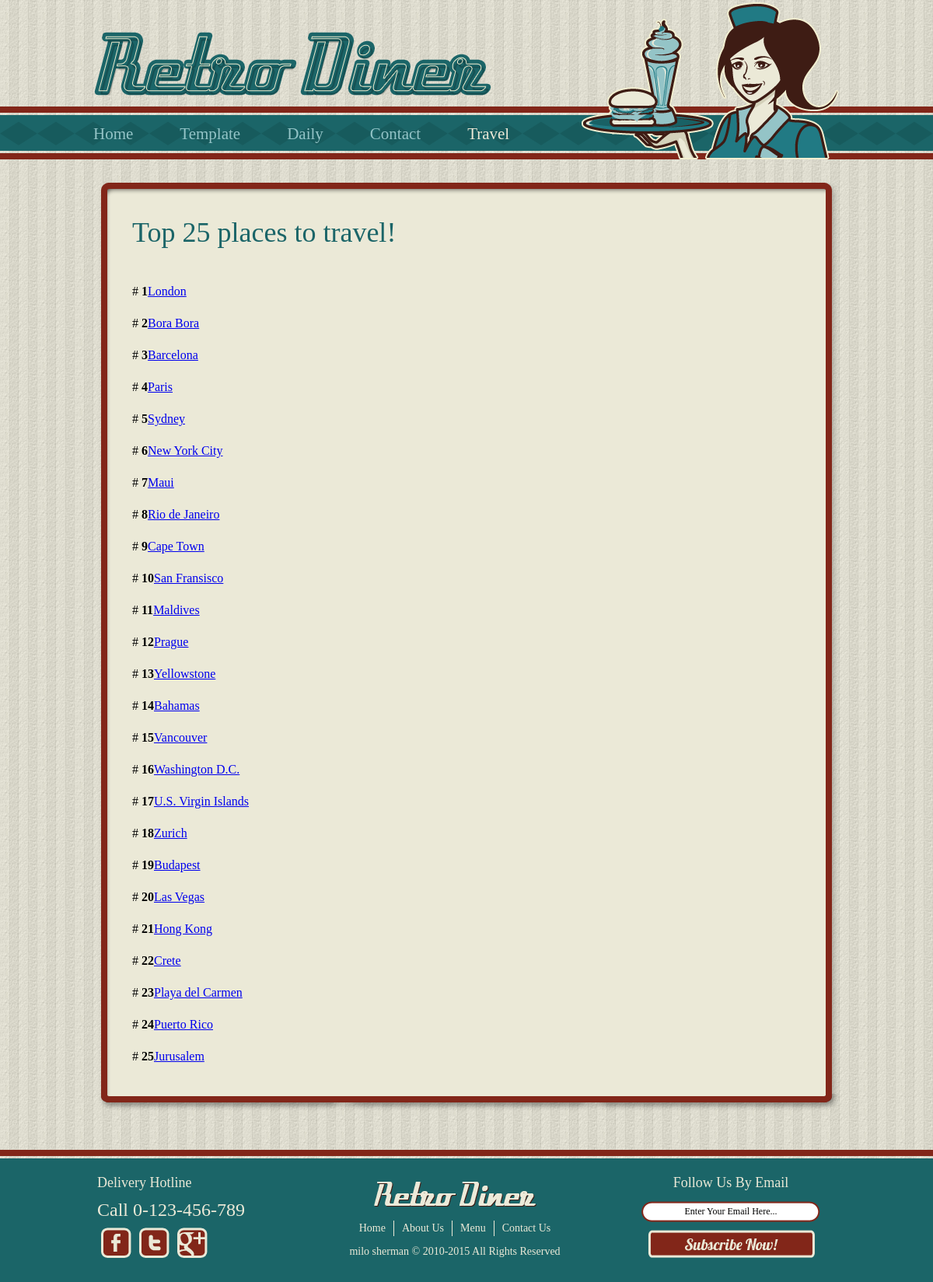
The app's page /travel_list.php with its own data.
### tables this page shows
create table Travel
( TravelID int unsigned not null auto_increment primary key,
Rank int(2),
Location varchar(50),
Why text
);

### travel_list.php (the view, shortened to what this page needs)
<? include 'includes/config.php';?>
<? include 'includes/header.php';?>
<h1><?=$pageID?></h1>
<?php
$sql = "select * from Travel";
$iConn = mysqli_connect(DB_HOST,DB_USER,DB_PASSWORD,DB_NAME);
$result = mysqli_query($iConn,$sql);
if(mysqli_num_rows($result) > 0)
{
    while($row = mysqli_fetch_assoc($result))
    {
    echo '<p>';
    echo '# <b>' . $row['Rank'] . '</b>';
    echo '<a href="travel_view.php?id=' . $row['TravelID'] . '">' . $row['Location'] . '</a>';
    echo '</p>';
}
}else{
    echo '<div>Currently no records</div>';
}
?>
<? include 'includes/footer.php';?>

### includes/header.php (shortened to what this page needs)
<!DOCTYPE html>
<head>
	<link href="css/style.css" rel="stylesheet" type="text/css">
</head>
<body>
	<div id="header">
		<div>
			<a href="index.html"><img class="logo" src="images/logo.png" width="513" height="84" alt="" title=""></a>
			<a href="index.html"><img  src="images/waitress.png" width="332" height="205" alt="" title=""></a>
			<ul class="navigation">
				<?=makeLinks($nav1,'<li>','</li>','<li class="active">')?>
			</ul>
		</div>
	</div>
	<div id="body">
		<div id="content">
			<div>
				<div>

### includes/config.php (shortened to what this page needs)
<?php
switch(THIS_PAGE)
{
   case "travel_list.php":
        $pageID = "Top 25 places to travel!";
        break;
}
$nav1['index.php'] = 'Home';
$nav1['template.php'] = 'Template';
$nav1['daily.php'] = 'Daily';
$nav1['contact.php'] = 'Contact';
$nav1['travel_list.php'] = 'Travel';
function makeLinks($arr,$prefix='',$suffix='',$exception='')
{
    $myReturn = '';
    foreach($arr as $link => $label)
    {
        if(THIS_PAGE == $link)
        {
            $myReturn .= $exception . '<a href="' . $link . '">' . $label . '</a>' .$suffix;
        }else{
            $myReturn .= $prefix . '<a href="' . $link . '">' . $label . '</a>' .$suffix;
        }
    }
    return $myReturn;
}

### includes/footer.php (shortened to what this page needs)
				</div>
			</div>
		</div>
	</div>
	<div id="footer">
		<div>
			<ul>
				<li class="first">
					<h2>Delivery Hotline</h2>
					<h3>Call 0-123-456-789</h3>
					<ul>
						<li>
							<a href="http://www.freewebsitetemplates.com/go/facebook" class="facebook"></a>
						</li>
						<li>
							<a href="http://www.freewebsitetemplates.com/go/twitter" class="twitter"></a>
						</li>
						<li>
							<a href="http://www.freewebsitetemplates.com/go/googleplus" class="googleplus"></a>
						</li>
					</ul>
				</li>
				<li>
					<a href="index.html"><img class="logo" src="images/logo-footer.png" alt=""></a>
					<ul class="navigation">
						<li>
							<a href="index.html">Home</a>
						</li>
						<li>
							<a href="about.html">About Us</a>
						</li>
						<li>
							<a href="menu.html">Menu</a>
						</li>
						<li>
							<a href="contact.html">Contact Us</a>
						</li>
					</ul>
					<span>milo sherman &copy; 2010-<?php echo date('Y'); ?> All Rights Reserved</span>
				</li>
				<li class="last">
					<h2>Follow Us By Email</h2>
					<form action="index.html">
						<input type="text" name="subscribe" value="Enter Your Email Here...">
						<input type="submit" value="">
					</form>
				</li>
			</ul>
		</div>
	</div>
</body>
</html>

### css/style.css (style rules this page uses)
body { margin :0; padding :0; background :url("../images/bg-body.jpg"); line-height :25px; }
a { outline :0; }
img { border :0; }
#header { height :205px; width :100%; background :transparent url("../images/bg-navigation.png"); background-repeat :repeat-x; background-position :bottom; }
#header div { width :960px; margin :0 auto; height :203px; position :relative; }
#header div a img { border :0; float :right; overflow :hidden; }
#header div img.logo { border :0; float :left; overflow :hidden; margin-top :40px; }
#header div ul.navigation { margin :0; padding :0; list-style-type :none; position :absolute; left :0px; top :160px; overflow :hidden; width :620px; }
#header div ul.navigation li { float :left; }
#header div ul.navigation li:first-child a { padding-left :0; }
#header div ul.navigation li a { text-decoration :none; padding :0 30px; color :#ebe9d7; font-family :'Lobster1.4Regular'; font-size :16px; color :#94c4c7; font-size :21px; }
#header div ul.navigation li.active a { color :#ebe9d7; }
#body { width :960px; margin :0 auto; overflow :hidden; }
#body #content { width :960px; margin :30px 0; height :auto; padding-top :18px; background :transparent url("../images/bg-content-top.png"); background-position :center top; background-repeat :no-repeat; }
#body #content div { width :960px; background :transparent url("../images/bg-content-bottom.png"); background-position :center bottom; background-repeat :no-repeat; padding-bottom :22px; }
#body #content div div { width :860px; padding :10px 50px 20px 50px; background :transparent url("../images/bg-content.png"); background-position :center center; background-repeat :repeat-y; }
#body #content div div h1 { font-family :'Lobster1.4Regular'; font-size :36px; color :#1b6568; font-weight :normal; margin-bottom :50px; }
#footer { height :130px; width :100%; padding :20px 0; margin-top :20px; background :transparent url("../images/bg-footer.jpg"); background-repeat :repeat-x; background-position :top; background-color :#1b6568; }
#footer div { width :960px; margin :0 auto; }
#footer div ul { list-style-type :none; margin :0; padding :0; }
#footer div ul li.first { text-align :left; }
#footer div ul li img { border :0; }
#footer div ul li { float :left; width :300px; padding :0 5px; text-align :center; }
#footer div ul li.last { padding-left :75px; width :250px; }
#footer div ul li h2 { color :#ebe9d7; font-family :'Lobster1.4Regular'; font-weight :normal; font-size :18px; margin :10px 0; padding :0; }
#footer div ul li h3 { color :#ebe9d7; font-family :'Lobster1.4Regular'; font-size :24px; font-weight :normal; margin :10px 0; padding :0; }
#footer div ul li ul { list-style-type :none; margin :0; padding :0; }
#footer div ul li img.logo { margin-top :20px; }
#footer div ul li ul li { float :left; width :auto; margin :0 5px; padding :0; }
#footer div ul li ul li a.facebook { background :transparent url("../images/icon.png") no-repeat 0 -228px; float :left; height :39px; width :39px; }
#footer div ul li ul li a.twitter { background :transparent url("../images/icon.png") no-repeat 0 -584px; float :left; height :39px; width :39px; }
#footer div ul li ul li a.googleplus { background :transparent url("../images/icon.png") no-repeat 0 -406px; float :left; height :39px; width :92px; }
#footer div ul li input[type="submit"] { background :transparent url("../images/button.png") no-repeat 0 -278px; width :215px; height :36px; border :0; cursor :pointer; }
#footer div ul li input { background :transparent url("../images/interface.png") no-repeat 0 0; border :0; width :220px; height :17px; padding :5px 5px; text-align :center; font-family :'NunitoRegular'; font-size :12px; margin-bottom :10px; }
#footer div ul li span { display :block; color :#ebe9d7; font-family :'NunitoRegular'; font-size :14px; }
#footer div ul li ul.navigation { list-style-type :none; margin :0 auto; padding :10px 0 0 0; display :inline-block; overflow :hidden; height :20px; }
#footer div ul li ul.navigation li { margin :0; padding :0; }
#footer div ul li ul.navigation li a { color :#ebe9d7; font-family :'NunitoRegular'; font-weight :normal; font-size :14px; text-decoration :none; padding :0 10px; display :block; border-style :solid; border-right :none; border-top :none; border-bottom :none; border-color :#ebe9d7; border-width :1px; line-height :20px; }
#footer div ul li ul.navigation li:first-child a { border-left :none; }

### records on screen
travel: Rank "1", Location "London"
travel: Rank "2", Location "Bora Bora"
travel: Rank "3", Location "Barcelona"
travel: Rank "4", Location "Paris"
travel: Rank "5", Location "Sydney"
travel: Rank "6", Location "New York City"
travel: Rank "7", Location "Maui"
travel: Rank "8", Location "Rio de Janeiro"
travel: Rank "9", Location "Cape Town"
travel: Rank "10", Location "San Fransisco"
travel: Rank "11", Location "Maldives"
travel: Rank "12", Location "Prague"
travel: Rank "13", Location "Yellowstone"
travel: Rank "14", Location "Bahamas"
travel: Rank "15", Location "Vancouver"
travel: Rank "16", Location "Washington D.C."
travel: Rank "17", Location "U.S. Virgin Islands"
travel: Rank "18", Location "Zurich"
travel: Rank "19", Location "Budapest"
travel: Rank "20", Location "Las Vegas"
travel: Rank "21", Location "Hong Kong"
travel: Rank "22", Location "Crete"
travel: Rank "23", Location "Playa del Carmen"
travel: Rank "24", Location "Puerto Rico"
travel: Rank "25", Location "Jurusalem"

### other values on screen
$label "Home"
$label "Template"
$label "Daily"
$label "Contact"
$label "Travel"
$pageID "Top 25 places to travel!"
